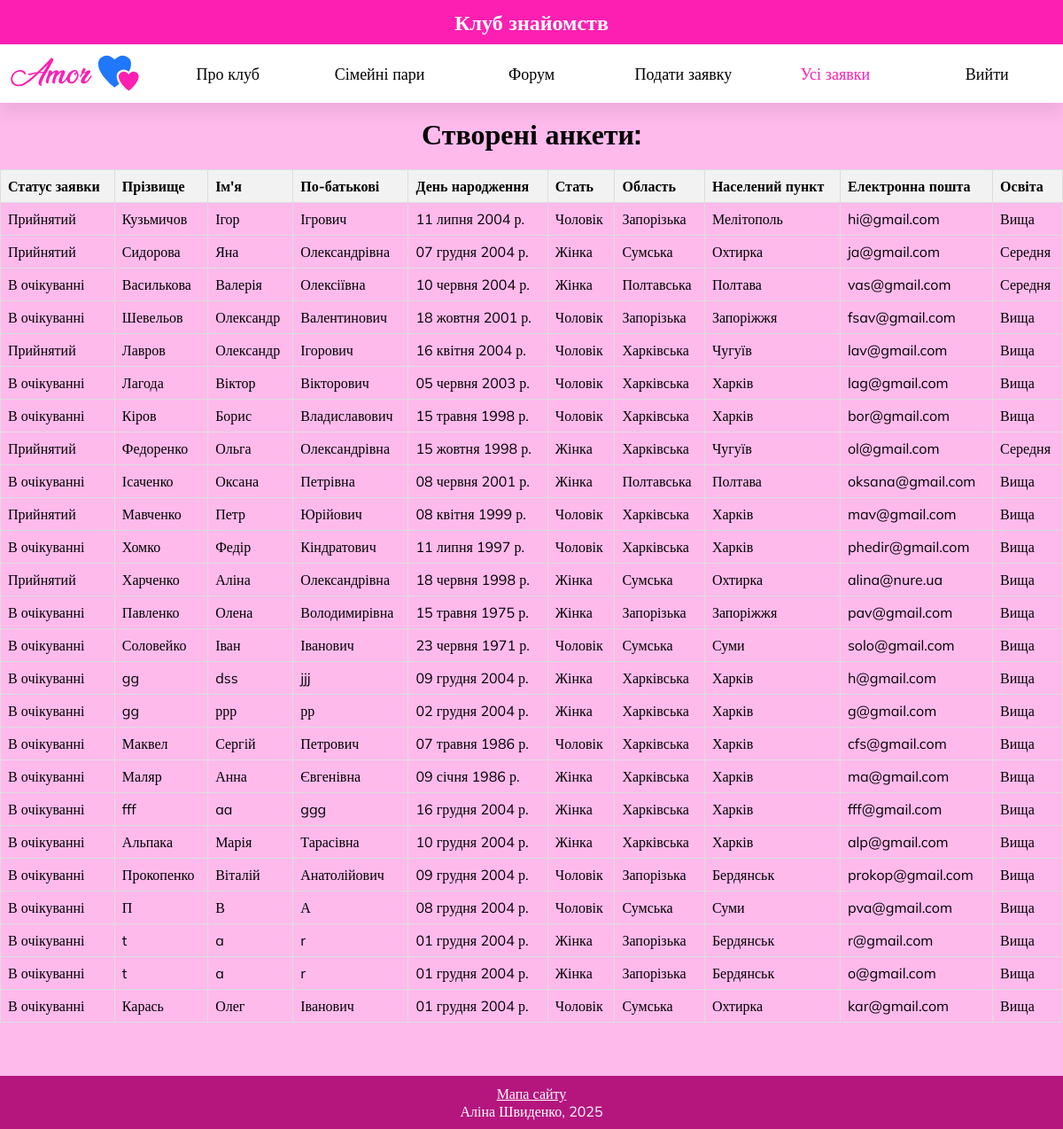
Page /info/applications_display/ (signed in) on the committed database.
### info/models.py (models this page shows, shortened)
class ClubMember(models.Model):
    id = models.AutoField(primary_key=True)
    patronymic = models.CharField(max_length=255)
    birthday = models.DateField()
    gender = models.CharField(max_length=10, choices=[('woman', 'Жіноча'), ('man', 'Чоловіча')])
    nationality = models.CharField(max_length=10, choices=[('ukrainian', 'Українська'), ('polish', 'Польська'),
                                                           ('italian', 'Італійська')])
    settlement = models.ForeignKey(Settlement, on_delete=models.CASCADE)
    phone_regex = RegexValidator(
        regex=r'^(\+\d{1,2})?[- ]?\(?(\d{3})\)?[- ]?(\d{3})[- ]?(\d{2})[- ]?(\d{2})$',
        message="Номер телефону повинен бути у форматі: '+380123456789' або '096-456-78-90' або '0983456789'."
    )
    phone_number = models.CharField(
        validators=[phone_regex],
        max_length=20,
        blank=True,
    )
    education = models.CharField(max_length=10, choices=[('higher', 'Вища'), ('average', 'Середня'), ('none', 'Немає')])
    activity_field = models.CharField(max_length=255, blank=True)
    hobby = models.TextField(max_length=500, blank=True)
    pets = models.CharField(max_length=255, blank=True)
    favorite_holiday = models.CharField(max_length=120, blank=True)
    favorite_color = models.CharField(max_length=120, blank=True)
    favorite_dish = models.CharField(max_length=120, blank=True)
    favorite_drink = models.CharField(max_length=120, blank=True)
    favorite_musician = models.CharField(max_length=120, blank=True)
    favorite_actor = models.CharField(max_length=120, blank=True)
    favorite_book = models.CharField(max_length=120, blank=True)
    favorite_movie = models.CharField(max_length=120, blank=True)
    appreciate_in_people = models.TextField(max_length=500, blank=True)
    repulsive_in_people = models.TextField(max_length=500, blank=True)
    user = models.OneToOneField(User, on_delete=models.CASCADE)
    is_accepted = models.BooleanField(default=False)
    class Meta:
        verbose_name = "Учасник клубу"
        verbose_name_plural = "Учасники клубу"
        ordering = ['id']
        db_table = "Club_members"

class Settlement(models.Model):
    id = models.AutoField(primary_key=True)
    title = models.CharField(max_length=255)
    region = models.ForeignKey(Region, on_delete=models.CASCADE)
    def __str__(self):
        return str(self.title)
    class Meta:
        verbose_name = "Населений пункт"
        verbose_name_plural = "Населені пункти"
        ordering = ['id']
        db_table = "Settlements"

class Region(models.Model):
    id = models.AutoField(primary_key=True)
    title = models.CharField(max_length=255)
    def __str__(self):
        return str(self.title)
    class Meta:
        verbose_name = "Область"
        verbose_name_plural = "Області"
        ordering = ['id']
        db_table = "Regions"

### info/views.py (the view)
# urls.py: path('applications_display/', views.applications_display, name='applications_display'),
def applications_display(request):
    club_members = ClubMember.objects.all()
    users = User.objects.all()
    return render(request, 'info/applications_display.html', {'club_members': club_members, 'users': users})

### info/templates/info/applications_display.html (shortened to what this page needs)
{% load static %}
<html>
<head>
    <link rel="stylesheet" href="{% static 'css/styles.css' %}">
</head>
<body>
    <header>
        <h2>Клуб знайомств</h2>
        <nav>
            <div id="logo">
                <a href="{% url 'main_page' %}">
                    <img src="{% static 'img/logo.svg' %}" alt="Логотип сайту для знайомств Amor"/>
                </a>
            </div>
            <div>
                <a href="{% url 'main_page' %}">Про клуб </a>
            </div>
            <div><a href="{% url 'couples' %}">Сімейні пари</a></div>
            <div><a href="{% url 'forum' %}">Форум</a></div>
            <div><a href="{% url 'apply' %}">Подати заявку</a></div>
            <div class="active"><a href="#">Усі заявки</a></div>
            {% if user.is_authenticated %}
                <div><a href="{% url 'logout' %}">Вийти</a></div>
            {% endif %}
        </nav>
    </header>
    <main>
        <br>
        <h1>Створені анкети:</h1>
        <br>
        <table class="table">
            <thead>
                <tr>
                    <th>Статус заявки</th>
                    <th>Прізвище</th>
                    <th>Ім'я</th>
                    <th>По-батькові</th>
                    <th>День народження</th>
                    <th>Стать</th>
                    <th>Область</th>
                    <th>Населений пункт</th>
                    <th>Електронна пошта</th>
                    <th>Освіта</th>
                </tr>
            </thead>
            <tbody>
                {% for cm in club_members %}
                <tr>
                    <td>{% if cm.is_accepted %}Прийнятий{% else %}В очікуванні{% endif %}</td>
                    <td>{{ cm.user.last_name }}</td>
                    <td>{{ cm.user.first_name }}</td>
                    <td>{{ cm.patronymic }}</td>
                    <td>{{ cm.birthday }}</td>
                    <td>
                        {% if cm.gender == "woman" %}
                            Жінка
                        {% else %}
                            Чоловік
                        {% endif %}
                    </td>
                    <td>{{ cm.settlement.region }}</td>
                    <td>{{ cm.settlement }}</td>
                    <td>{{ cm.user.email }}</td>
                    <td>
                        {% if cm.education == "higher" %}
                            Вища
                        {% elif cm.education == "average" %}
                            Середня
                        {% else %}
                            Немає
                        {% endif %}
                    </td>
                </tr>
                {% endfor %}
            </tbody>
        </table>
    </main>
    <footer>
        <a href="{% url 'sitemap' %}">Мапа сайту</a>
        <p>Аліна Швиденко, 2025</p>
    </footer>
</body>
</html>

### info/static/css/styles.css (style rules this page uses)
body { font-family: 'Mulish'; font-size: 16px; background-color: #FFBAEC; margin: 0px; }
h1 { font-size: 32px; font-weight: bold; text-align: center; align-self: stretch; margin: 0px; flex-shrink: 1; }
h2 { font-weight: bold; font-size: 24px; text-align: center; margin: 0px; align-self: stretch; flex-shrink: 1; }
p { text-align: justify; margin: 0px; align-self: stretch; flex-shrink: 1; }
nav>.active a { color:#FC1FB1; }
header { display: flex; flex-direction: column; align-items: center; position: fixed; box-shadow: 0px 13px 15px rgba(0, 0, 0, 0.07); width:100%; z-index: 100; }
* { scroll-margin-top: 140px; }
header>h2 { color: white; padding: 10px 0px; background-color: #FC1FB1; align-self: stretch; }
nav { display: flex; flex-direction: row; justify-content: center; align-items: center; background: #FFFFFF; align-self: stretch; height: 66px; }
nav>div { align-self: stretch; flex:1; padding: 0px 12px; display: flex; align-items: center; justify-content: center; }
nav>div>a { align-self: stretch; flex:1; font-weight: 500; font-size: 18px; text-align: center; color: black; text-decoration: none; display: flex; align-items: center; justify-content: center; }
#logo>a>img { align-self: stretch; flex-shrink: 1; width: 100%; }
main { display: flex; flex-direction: column; align-items: center; padding: 111px 0px 40px; background-color: #FFBAEC; }
footer { background-color: #B4167E; color: white; display: flex; padding: 10px 0px; flex-direction: column; }
footer > p { text-align: center; }
footer > a { text-align: center; color: white; }

### info/templates/info/applications_display.html (style rules this page uses)
.table { width: 100%; border-collapse: collapse; margin-bottom: 20px; }
.table th, .table td { border: 1px solid #ddd; padding: 8px; text-align: left; }
.table th { background-color: #f2f2f2; }
html, body { height: 100%; margin: 0; }
body { display: flex; flex-direction: column; }
main { flex-grow: 1; }
footer { padding: 10px; text-align: center; }

### rows in the picture
ClubMember: is_accepted "Прийнятий", user.last_name "Кузьмичов", user.first_name "Ігор", patronymic "Ігрович", birthday "11 липня 2004 р.", gender "Чоловік", settlement.region "Запорізька", settlement "Мелітополь", user.email "hi@gmail.com", education "Вища"
ClubMember: is_accepted "Прийнятий", user.last_name "Сидорова", user.first_name "Яна", patronymic "Олександрівна", birthday "07 грудня 2004 р.", gender "Жінка", settlement.region "Сумська", settlement "Охтирка", user.email "ja@gmail.com", education "Середня"
ClubMember: is_accepted "В очікуванні", user.last_name "Василькова", user.first_name "Валерія", patronymic "Олексіївна", birthday "10 червня 2004 р.", gender "Жінка", settlement.region "Полтавська", settlement "Полтава", user.email "vas@gmail.com", education "Середня"
ClubMember: is_accepted "В очікуванні", user.last_name "Шевельов", user.first_name "Олександр", patronymic "Валентинович", birthday "18 жовтня 2001 р.", gender "Чоловік", settlement.region "Запорізька", settlement "Запоріжжя", user.email "fsav@gmail.com", education "Вища"
ClubMember: is_accepted "Прийнятий", user.last_name "Лавров", user.first_name "Олександр", patronymic "Ігорович", birthday "16 квітня 2004 р.", gender "Чоловік", settlement.region "Харківська", settlement "Чугуїв", user.email "lav@gmail.com", education "Вища"
ClubMember: is_accepted "В очікуванні", user.last_name "Лагода", user.first_name "Віктор", patronymic "Вікторович", birthday "05 червня 2003 р.", gender "Чоловік", settlement.region "Харківська", settlement "Харків", user.email "lag@gmail.com", education "Вища"
ClubMember: is_accepted "В очікуванні", user.last_name "Кіров", user.first_name "Борис", patronymic "Владиславович", birthday "15 травня 1998 р.", gender "Чоловік", settlement.region "Харківська", settlement "Харків", user.email "bor@gmail.com", education "Вища"
ClubMember: is_accepted "Прийнятий", user.last_name "Федоренко", user.first_name "Ольга", patronymic "Олександрівна", birthday "15 жовтня 1998 р.", gender "Жінка", settlement.region "Харківська", settlement "Чугуїв", user.email "ol@gmail.com", education "Середня"
ClubMember: is_accepted "В очікуванні", user.last_name "Ісаченко", user.first_name "Оксана", patronymic "Петрівна", birthday "08 червня 2001 р.", gender "Жінка", settlement.region "Полтавська", settlement "Полтава", user.email "oksana@gmail.com", education "Вища"
ClubMember: is_accepted "Прийнятий", user.last_name "Мавченко", user.first_name "Петр", patronymic "Юрійович", birthday "08 квітня 1999 р.", gender "Чоловік", settlement.region "Харківська", settlement "Харків", user.email "mav@gmail.com", education "Вища"
ClubMember: is_accepted "В очікуванні", user.last_name "Хомко", user.first_name "Федір", patronymic "Кіндратович", birthday "11 липня 1997 р.", gender "Чоловік", settlement.region "Харківська", settlement "Харків", user.email "phedir@gmail.com", education "Вища"
ClubMember: is_accepted "Прийнятий", user.last_name "Харченко", user.first_name "Аліна", patronymic "Олександрівна", birthday "18 червня 1998 р.", gender "Жінка", settlement.region "Сумська", settlement "Охтирка", user.email "alina@nure.ua", education "Вища"
ClubMember: is_accepted "В очікуванні", user.last_name "Павленко", user.first_name "Олена", patronymic "Володимирівна", birthday "15 травня 1975 р.", gender "Жінка", settlement.region "Запорізька", settlement "Запоріжжя", user.email "pav@gmail.com", education "Вища"
ClubMember: is_accepted "В очікуванні", user.last_name "Соловейко", user.first_name "Іван", patronymic "Іванович", birthday "23 червня 1971 р.", gender "Чоловік", settlement.region "Сумська", settlement "Суми", user.email "solo@gmail.com", education "Вища"
ClubMember: is_accepted "В очікуванні", user.last_name "gg", user.first_name "dss", patronymic "jjj", birthday "09 грудня 2004 р.", gender "Жінка", settlement.region "Харківська", settlement "Харків", user.email "h@gmail.com", education "Вища"
ClubMember: is_accepted "В очікуванні", user.last_name "gg", user.first_name "ррр", patronymic "рр", birthday "02 грудня 2004 р.", gender "Жінка", settlement.region "Харківська", settlement "Харків", user.email "g@gmail.com", education "Вища"
ClubMember: is_accepted "В очікуванні", user.last_name "Маквел", user.first_name "Сергій", patronymic "Петрович", birthday "07 травня 1986 р.", gender "Чоловік", settlement.region "Харківська", settlement "Харків", user.email "cfs@gmail.com", education "Вища"
ClubMember: is_accepted "В очікуванні", user.last_name "Маляр", user.first_name "Анна", patronymic "Євгенівна", birthday "09 січня 1986 р.", gender "Жінка", settlement.region "Харківська", settlement "Харків", user.email "ma@gmail.com", education "Вища"
ClubMember: is_accepted "В очікуванні", user.last_name "fff", user.first_name "aa", patronymic "ggg", birthday "16 грудня 2004 р.", gender "Жінка", settlement.region "Харківська", settlement "Харків", user.email "fff@gmail.com", education "Вища"
ClubMember: is_accepted "В очікуванні", user.last_name "Альпака", user.first_name "Марія", patronymic "Тарасівна", birthday "10 грудня 2004 р.", gender "Жінка", settlement.region "Харківська", settlement "Харків", user.email "alp@gmail.com", education "Вища"
ClubMember: is_accepted "В очікуванні", user.last_name "Прокопенко", user.first_name "Віталій", patronymic "Анатолійович", birthday "09 грудня 2004 р.", gender "Чоловік", settlement.region "Запорізька", settlement "Бердянськ", user.email "prokop@gmail.com", education "Вища"
ClubMember: is_accepted "В очікуванні", user.last_name "П", user.first_name "В", patronymic "А", birthday "08 грудня 2004 р.", gender "Чоловік", settlement.region "Сумська", settlement "Суми", user.email "pva@gmail.com", education "Вища"
ClubMember: is_accepted "В очікуванні", user.last_name "t", user.first_name "a", patronymic "r", birthday "01 грудня 2004 р.", gender "Жінка", settlement.region "Запорізька", settlement "Бердянськ", user.email "r@gmail.com", education "Вища"
ClubMember: is_accepted "В очікуванні", user.last_name "t", user.first_name "a", patronymic "r", birthday "01 грудня 2004 р.", gender "Жінка", settlement.region "Запорізька", settlement "Бердянськ", user.email "o@gmail.com", education "Вища"
ClubMember: is_accepted "В очікуванні", user.last_name "Карась", user.first_name "Олег", patronymic "Іванович", birthday "01 грудня 2004 р.", gender "Чоловік", settlement.region "Сумська", settlement "Охтирка", user.email "kar@gmail.com", education "Вища"
